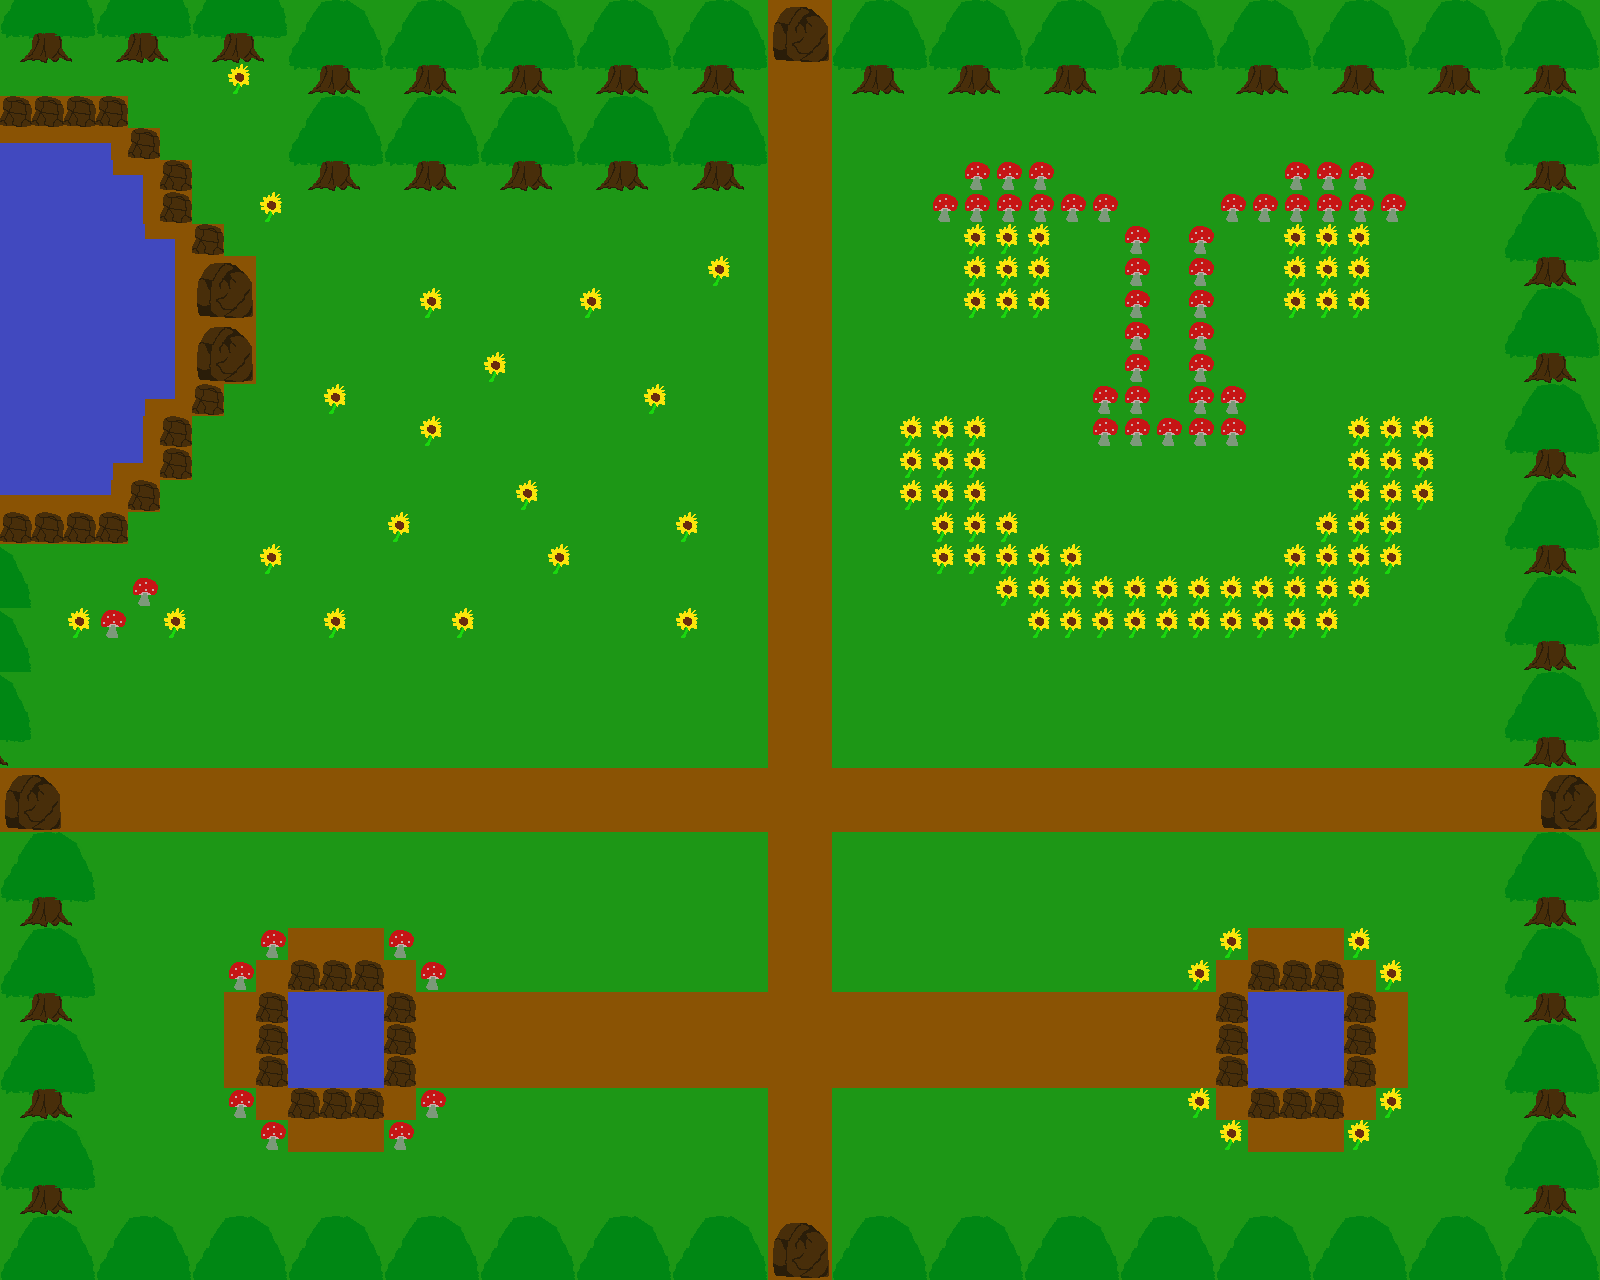

A 2D game scene composited from a Tiled map and its tileset images. What follows is a short description and the map's XML, with each tile layer's data collapsed to a summary:
An orthogonal 50x40 tile map with 32x32 px tiles, 2 tile layers (Background, Foreground) and 70 objects.

<map version="1.2" tiledversion="1.3.3" orientation="orthogonal" renderorder="right-down" width="50" height="40" tilewidth="32" tileheight="32" infinite="0" nextlayerid="4" nextobjectid="80">
 <tileset firstgid="1" name="mygametiles" tilewidth="32" tileheight="32" tilecount="144" columns="12">
  <image source="../tile-game/mygametiles.png" width="384" height="384" />
 </tileset>
 <layer id="1" name="Background" width="50" height="40">
  <data>[2000 cells, 2000 non-empty, 12 distinct tile ids]</data>
 </layer>
 <layer id="2" name="Foreground" width="50" height="40">
  <data>[2000 cells, 482 non-empty, 14 distinct tile ids]</data>
 </layer>
 <objectgroup id="3" name="Obstacles">
  <object id="1" x="0" y="96" width="128" height="32" />
  <object id="2" x="128" y="128" width="32" height="32" />
  <object id="3" x="160" y="160" width="32" height="64" />
  <object id="5" x="192" y="224" width="32" height="32" />
  <object id="6" x="200" y="264" width="48" height="56" />
  <object id="7" x="200" y="328" width="48" height="56" />
  <object id="8" x="192" y="384" width="32" height="32" />
  <object id="9" x="160" y="416" width="32" height="64" />
  <object id="10" x="128" y="480" width="32" height="32" />
  <object id="11" x="0" y="512" width="128" height="32" />
  <object id="12" x="320" y="64" width="32" height="32" />
  <object id="13" x="416" y="64" width="32" height="32" />
  <object id="14" x="512" y="64" width="32" height="32" />
  <object id="15" x="608" y="64" width="32" height="32" />
  <object id="16" x="704" y="64" width="32" height="32" />
  <object id="17" x="320" y="160" width="32" height="32" />
  <object id="18" x="416" y="160" width="32" height="32" />
  <object id="19" x="512" y="160" width="32" height="32" />
  <object id="20" x="608" y="160" width="32" height="32" />
  <object id="21" x="704" y="160" width="32" height="32" />
  <object id="23" x="0" y="-8" width="768" height="8" />
  <object id="25" x="-8" y="0" width="8" height="616" />
  <object id="26" x="-8" y="616" width="8" height="632" />
  <object id="27" x="-8" y="1248" width="8" height="32" />
  <object id="28" x="0" y="1280" width="864" height="8" />
  <object id="29" x="864" y="1280" width="688" height="8" />
  <object id="30" x="1552" y="1280" width="48" height="8" />
  <object id="32" x="1600" y="936" width="8" height="352" />
  <object id="36" x="1600" y="368" width="8" height="568" />
  <object id="37" x="1600" y="0" width="8" height="368" />
  <object id="40" x="1016" y="-8" width="592" height="8" />
  <object id="41" x="768" y="-8" width="248" />
  <object id="42" x="776" y="8" width="48" height="48" />
  <object id="43" x="1544" y="776" width="48" height="56" />
  <object id="44" x="776" y="1224" width="48" height="48" />
  <object id="45" x="8" y="776" width="48" height="48" />
  <object id="46" x="288" y="960" width="96" height="32" />
  <object id="47" x="384" y="992" width="32" height="96" />
  <object id="48" x="288" y="1088" width="96" height="32" />
  <object id="49" x="256" y="992" width="32" height="96" />
  <object id="50" x="1248" y="960" width="96" height="32" />
  <object id="51" x="1344" y="992" width="32" height="96" />
  <object id="52" x="1248" y="1088" width="96" height="32" />
  <object id="53" x="1216" y="992" width="32" height="96" />
  <object id="54" x="32" y="32" width="32" height="32" />
  <object id="55" x="128" y="32" width="32" height="32" />
  <object id="56" x="224" y="32" width="32" height="32" />
  <object id="57" x="864" y="64" width="32" height="32" />
  <object id="58" x="960" y="64" width="32" height="32" />
  <object id="59" x="1056" y="64" width="32" height="32" />
  <object id="60" x="1152" y="64" width="32" height="32" />
  <object id="61" x="1248" y="64" width="32" height="32" />
  <object id="62" x="1344" y="64" width="32" height="32" />
  <object id="63" x="1440" y="64" width="32" height="32" />
  <object id="64" x="1536" y="64" width="32" height="32" />
  <object id="65" x="1536" y="160" width="32" height="32" />
  <object id="66" x="1536" y="256" width="32" height="32" />
  <object id="67" x="1536" y="352" width="32" height="32" />
  <object id="68" x="1536" y="448" width="32" height="32" />
  <object id="69" x="1536" y="544" width="32" height="32" />
  <object id="70" x="1536" y="640" width="32" height="32" />
  <object id="71" x="1536" y="736" width="32" height="32" />
  <object id="72" x="1536" y="896" width="32" height="32" />
  <object id="73" x="1536" y="992" width="32" height="32" />
  <object id="74" x="1536" y="1088" width="32" height="32" />
  <object id="75" x="1536" y="1184" width="32" height="32" />
  <object id="76" x="32" y="1184" width="32" height="32" />
  <object id="77" x="32" y="1088" width="32" height="32" />
  <object id="78" x="32" y="992" width="32" height="32" />
  <object id="79" x="32" y="896" width="32" height="32" />
 </objectgroup>
</map>